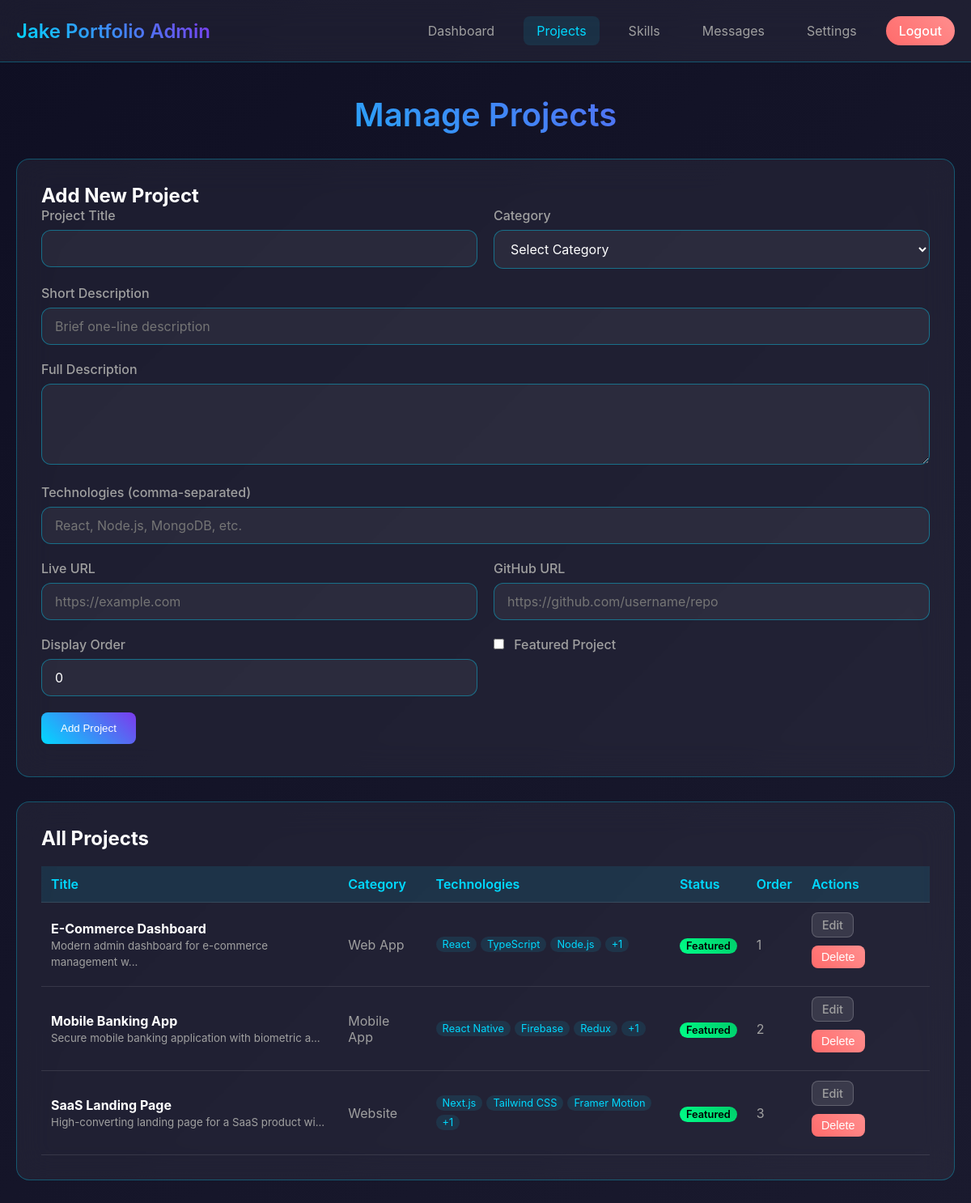
The page /backend/admin/projects.php (signed in) on the database its author committed.
### tables this page shows
CREATE TABLE IF NOT EXISTS projects (
    id INT AUTO_INCREMENT PRIMARY KEY,
    title VARCHAR(200) NOT NULL,
    description TEXT NOT NULL,
    short_description VARCHAR(500),
    image_url VARCHAR(500),
    live_url VARCHAR(500),
    github_url VARCHAR(500),
    category VARCHAR(100) NOT NULL,
    technologies JSON,
    featured BOOLEAN DEFAULT FALSE,
    display_order INT DEFAULT 0,
    is_active BOOLEAN DEFAULT TRUE,
    created_at TIMESTAMP DEFAULT CURRENT_TIMESTAMP,
    updated_at TIMESTAMP DEFAULT CURRENT_TIMESTAMP ON UPDATE CURRENT_TIMESTAMP
);

### backend/admin/projects.php (the view, shortened to what this page needs)
<?php
$database = new Database();
$db = $database->getConnection();
$stmt = $db->query("SELECT * FROM projects WHERE is_active = 1 ORDER BY display_order, created_at DESC");
$projects = $stmt->fetchAll(PDO::FETCH_ASSOC);
$editProject = null;
?>
<!DOCTYPE html>
<html lang="en">
<head>
</head>
<body>
    <header class="header">
        <div class="header-content">
            <div class="logo">Jake Portfolio Admin</div>
            <nav class="nav-links">
                <a href="dashboard.php" class="nav-link">Dashboard</a>
                <a href="projects.php" class="nav-link active">Projects</a>
                <a href="skills.php" class="nav-link">Skills</a>
                <a href="messages.php" class="nav-link">Messages</a>
                <a href="settings.php" class="nav-link">Settings</a>
                <a href="logout.php" class="logout-btn">Logout</a>
            </nav>
        </div>
    </header>
    <div class="container">
        <h1 class="page-title">Manage Projects</h1>
        <div class="card">
            <h2><?php echo $editProject ? 'Edit Project' : 'Add New Project'; ?></h2>
            <form method="POST">
                <div class="form-row">
                    <div class="form-group">
                        <label for="title" class="form-label">Project Title</label>
                        <input type="text" id="title" name="title" class="form-input"
                               value="<?php echo htmlspecialchars($editProject['title'] ?? ''); ?>" required>
                    </div>
                    <div class="form-group">
                        <label for="category" class="form-label">Category</label>
                        <select id="category" name="category" class="form-select" required>
                            <option value="">Select Category</option>
                        </select>
                    </div>
                </div>
                <div class="form-group">
                    <label for="short_description" class="form-label">Short Description</label>
                    <input type="text" id="short_description" name="short_description" class="form-input"
                           value="<?php echo htmlspecialchars($editProject['short_description'] ?? ''); ?>"
                           placeholder="Brief one-line description">
                </div>
                <div class="form-group">
                    <label for="description" class="form-label">Full Description</label>
                    <textarea id="description" name="description" class="form-textarea" required><?php echo htmlspecialchars($editProject['description'] ?? ''); ?></textarea>
                </div>
                <div class="form-group">
                    <label for="technologies" class="form-label">Technologies (comma-separated)</label>
                    <input type="text" id="technologies" name="technologies" class="form-input"
                           value="<?php echo $editProject ? htmlspecialchars(implode(', ', json_decode($editProject['technologies'], true) ?: [])) : ''; ?>"
                           placeholder="React, Node.js, MongoDB, etc.">
                </div>
                <div class="form-row">
                    <div class="form-group">
                        <label for="live_url" class="form-label">Live URL</label>
                        <input type="url" id="live_url" name="live_url" class="form-input"
                               value="<?php echo htmlspecialchars($editProject['live_url'] ?? ''); ?>"
                               placeholder="https://example.com">
                    </div>
                    <div class="form-group">
                        <label for="github_url" class="form-label">GitHub URL</label>
                        <input type="url" id="github_url" name="github_url" class="form-input"
                               value="<?php echo htmlspecialchars($editProject['github_url'] ?? ''); ?>"
                               placeholder="https://github.com/username/repo">
                    </div>
                </div>
                <div class="form-row">
                    <div class="form-group">
                        <label for="display_order" class="form-label">Display Order</label>
                        <input type="number" id="display_order" name="display_order" class="form-input"
                               value="<?php echo htmlspecialchars($editProject['display_order'] ?? '0'); ?>"
                               min="0">
                    </div>
                    <div class="form-group">
                        <label class="form-label">
                            <input type="checkbox" name="featured" class="form-checkbox"
                                   <?php echo ($editProject['featured'] ?? false) ? 'checked' : ''; ?>>
                            Featured Project
                        </label>
                    </div>
                </div>
                <button type="submit" class="btn btn-primary">
                    <?php echo $editProject ? 'Update Project' : 'Add Project'; ?>
                </button>
            </form>
        </div>
        <div class="card">
            <h2>All Projects</h2>
            <?php if (empty($projects)): ?>
                <p style="color: #A0A0A0;">No projects found. Add your first project above.</p>
            <?php else: ?>
                <table class="table">
                    <thead>
                        <tr>
                            <th>Title</th>
                            <th>Category</th>
                            <th>Technologies</th>
                            <th>Status</th>
                            <th>Order</th>
                            <th>Actions</th>
                        </tr>
                    </thead>
                    <tbody>
                        <?php foreach ($projects as $project): ?>
                        <tr>
                            <td>
                                <strong style="color: #ffffff;"><?php echo htmlspecialchars($project['title']); ?></strong>
                                <br>
                                <small><?php echo htmlspecialchars(substr($project['short_description'], 0, 50)) . '...'; ?></small>
                            </td>
                            <td><?php echo htmlspecialchars($project['category']); ?></td>
                            <td>
                                <div class="tech-tags">
                                    <?php
                                    $technologies = json_decode($project['technologies'], true);
                                    if ($technologies) {
                                        foreach (array_slice($technologies, 0, 3) as $tech) {
                                            echo '<span class="tech-tag">' . htmlspecialchars($tech) . '</span>';
                                        }
                                        if (count($technologies) > 3) {
                                            echo '<span class="tech-tag">+' . (count($technologies) - 3) . '</span>';
                                        }
                                    }
                                    ?>
                                </div>
                            </td>
                            <td>
                                <?php if ($project['featured']): ?>
                                    <span class="featured-badge">Featured</span>
                                <?php endif; ?>
                            </td>
                            <td><?php echo $project['display_order']; ?></td>
                            <td>
                                <a href="projects.php?edit=<?php echo $project['id']; ?>" class="btn btn-secondary" style="font-size: 0.9rem; padding: 6px 12px;">Edit</a>
                                <form method="POST" style="display: inline;" onsubmit="return confirm('Are you sure you want to delete this project?');">
                                    <button type="submit" class="btn btn-danger" style="font-size: 0.9rem; padding: 6px 12px;">Delete</button>
                                </form>
                            </td>
                        </tr>
                        <?php endforeach; ?>
                    </tbody>
                </table>
            <?php endif; ?>
        </div>
    </div>
</body>
</html>

### backend/admin/projects.php (style rules this page uses)
* { margin: 0; padding: 0; box-sizing: border-box; }
body { font-family: 'Inter', sans-serif; background: linear-gradient(135deg, #0F0F23 0%, #1A1A2E 100%); min-height: 100vh; color: #ffffff; }
.header { background: rgba(255, 255, 255, 0.05); backdrop-filter: blur(20px); border-bottom: 1px solid rgba(0, 217, 255, 0.3); padding: 20px 0; }
.header-content { max-width: 1200px; margin: 0 auto; padding: 0 20px; display: flex; justify-content: space-between; align-items: center; }
.logo { font-size: 1.5rem; font-weight: 600; background: linear-gradient(45deg, #00D9FF, #7C3AED); background-clip: text; -webkit-background-clip: text; -webkit-text-fill-color: transparent; }
.nav-links { display: flex; gap: 20px; }
.nav-link { color: #A0A0A0; text-decoration: none; padding: 8px 16px; border-radius: 8px; transition: all 0.3s ease; }
.nav-link:hover, .nav-link.active { color: #00D9FF; background: rgba(0, 217, 255, 0.1); }
.logout-btn { background: linear-gradient(45deg, #FF6B6B, #FF8E8E); color: white; padding: 8px 16px; border: none; border-radius: 20px; text-decoration: none; font-weight: 500; transition: all 0.3s ease; }
.container { max-width: 1200px; margin: 0 auto; padding: 40px 20px; }
.page-title { font-size: 2.5rem; font-weight: 600; margin-bottom: 30px; text-align: center; background: linear-gradient(45deg, #00D9FF, #7C3AED); background-clip: text; -webkit-background-clip: text; -webkit-text-fill-color: transparent; }
.card { background: rgba(255, 255, 255, 0.05); backdrop-filter: blur(20px); border: 1px solid rgba(0, 217, 255, 0.3); border-radius: 16px; padding: 30px; margin-bottom: 30px; }
.form-group { margin-bottom: 20px; }
.form-label { display: block; margin-bottom: 8px; font-weight: 500; color: #A0A0A0; }
.form-input, .form-textarea, .form-select { width: 100%; padding: 12px 16px; background: rgba(255, 255, 255, 0.05); border: 1px solid rgba(0, 217, 255, 0.4); border-radius: 12px; color: #ffffff; font-size: 16px; font-family: inherit; transition: all 0.3s ease; }
.form-textarea { resize: vertical; min-height: 100px; }
.form-checkbox { margin-right: 8px; }
.btn { padding: 12px 24px; border-radius: 8px; font-weight: 500; text-decoration: none; transition: all 0.3s ease; border: none; cursor: pointer; display: inline-block; margin-right: 10px; margin-bottom: 10px; }
.btn-primary { background: linear-gradient(45deg, #00D9FF, #7C3AED); color: white; }
.btn-secondary { background: rgba(255, 255, 255, 0.1); color: #A0A0A0; border: 1px solid rgba(255, 255, 255, 0.2); }
.btn-danger { background: linear-gradient(45deg, #FF6B6B, #FF8E8E); color: white; }
.table { width: 100%; border-collapse: collapse; margin-top: 20px; }
.table th, .table td { padding: 12px; text-align: left; border-bottom: 1px solid rgba(255, 255, 255, 0.1); }
.table th { background: rgba(0, 217, 255, 0.1); color: #00D9FF; font-weight: 600; }
.table td { color: #A0A0A0; }
.tech-tags { display: flex; flex-wrap: wrap; gap: 5px; }
.tech-tag { background: rgba(0, 217, 255, 0.1); color: #00D9FF; padding: 2px 8px; border-radius: 12px; font-size: 0.8rem; }
.featured-badge { background: linear-gradient(45deg, #00FF88, #00CC6A); color: #000; padding: 2px 8px; border-radius: 12px; font-size: 0.8rem; font-weight: 600; }
.form-row { display: grid; grid-template-columns: 1fr 1fr; gap: 20px; }

### rows shown on the page
projects: title "E-Commerce Dashboard", short_description "Modern admin dashboard for e-commerce management w", category "Web App", technologies "React", technologies "TypeScript", technologies "Node.js", count($technologies)-3 "1", featured "Featured", display_order "1"
projects: title "Mobile Banking App", short_description "Secure mobile banking application with biometric a", category "Mobile App", technologies "React Native", technologies "Firebase", technologies "Redux", count($technologies)-3 "1", featured "Featured", display_order "2"
projects: title "SaaS Landing Page", short_description "High-converting landing page for a SaaS product wi", category "Website", technologies "Next.js", technologies "Tailwind CSS", technologies "Framer Motion", count($technologies)-3 "1", featured "Featured", display_order "3"
